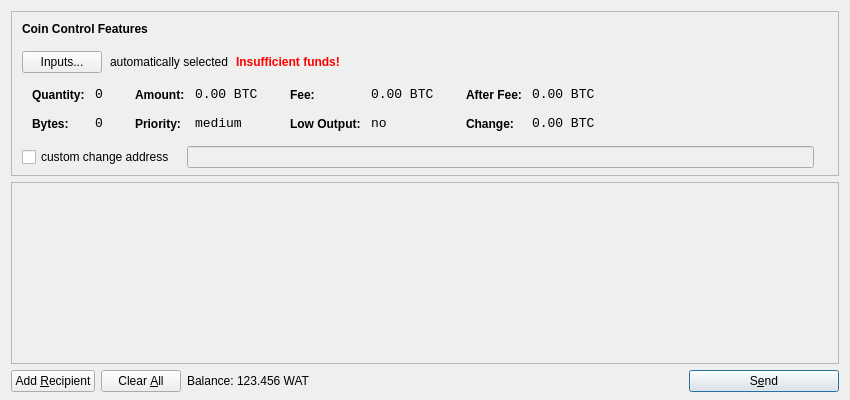
<?xml version="1.0" encoding="UTF-8"?>
<ui version="4.0">
 <class>SendCoinsDialog</class>
 <widget class="QDialog" name="SendCoinsDialog">
  <property name="geometry">
   <rect>
    <x>0</x>
    <y>0</y>
    <width>850</width>
    <height>400</height>
   </rect>
  </property>
  <property name="windowTitle">
   <string>Send Coins</string>
  </property>
  <layout class="QVBoxLayout" name="verticalLayout" stretch="0,1,0">
   <property name="bottomMargin">
    <number>8</number>
   </property>
   <item>
    <widget class="QFrame" name="frameCoinControl">
     <property name="sizePolicy">
      <sizepolicy hsizetype="Expanding" vsizetype="Expanding">
       <horstretch>0</horstretch>
       <verstretch>0</verstretch>
      </sizepolicy>
     </property>
     <property name="maximumSize">
      <size>
       <width>16777215</width>
       <height>16777215</height>
      </size>
     </property>
     <property name="frameShape">
      <enum>QFrame::StyledPanel</enum>
     </property>
     <property name="frameShadow">
      <enum>QFrame::Sunken</enum>
     </property>
     <layout class="QVBoxLayout" name="verticalLayoutCoinControl2">
      <property name="spacing">
       <number>-1</number>
      </property>
      <property name="leftMargin">
       <number>0</number>
      </property>
      <property name="topMargin">
       <number>0</number>
      </property>
      <property name="rightMargin">
       <number>0</number>
      </property>
      <property name="bottomMargin">
       <number>6</number>
      </property>
      <item>
       <layout class="QVBoxLayout" name="verticalLayoutCoinControl" stretch="0,0,0,0,1">
        <property name="spacing">
         <number>0</number>
        </property>
        <property name="leftMargin">
         <number>10</number>
        </property>
        <property name="topMargin">
         <number>10</number>
        </property>
        <item>
         <layout class="QHBoxLayout" name="horizontalLayoutCoinControl1">
          <property name="bottomMargin">
           <number>15</number>
          </property>
          <item>
           <widget class="QLabel" name="labelCoinControlFeatures">
            <property name="sizePolicy">
             <sizepolicy hsizetype="Preferred" vsizetype="Maximum">
              <horstretch>0</horstretch>
              <verstretch>0</verstretch>
             </sizepolicy>
            </property>
            <property name="font">
             <font>
              <weight>75</weight>
              <bold>true</bold>
             </font>
            </property>
            <property name="styleSheet">
             <string notr="true">font-weight:bold;</string>
            </property>
            <property name="text">
             <string>Coin Control Features</string>
            </property>
           </widget>
          </item>
         </layout>
        </item>
        <item>
         <layout class="QHBoxLayout" name="horizontalLayoutCoinControl2" stretch="0,0,0,0">
          <property name="spacing">
           <number>8</number>
          </property>
          <property name="bottomMargin">
           <number>10</number>
          </property>
          <item>
           <widget class="QPushButton" name="pushButtonCoinControl">
            <property name="styleSheet">
             <string notr="true"/>
            </property>
            <property name="text">
             <string>Inputs...</string>
            </property>
           </widget>
          </item>
          <item>
           <widget class="QLabel" name="labelCoinControlAutomaticallySelected">
            <property name="text">
             <string>automatically selected</string>
            </property>
            <property name="margin">
             <number>5</number>
            </property>
           </widget>
          </item>
          <item>
           <widget class="QLabel" name="labelCoinControlInsuffFunds">
            <property name="font">
             <font>
              <weight>75</weight>
              <bold>true</bold>
             </font>
            </property>
            <property name="styleSheet">
             <string notr="true">color:red;font-weight:bold;</string>
            </property>
            <property name="text">
             <string>Insufficient funds!</string>
            </property>
            <property name="margin">
             <number>5</number>
            </property>
           </widget>
          </item>
          <item>
           <spacer name="horizontalSpacerCoinControl">
            <property name="orientation">
             <enum>Qt::Horizontal</enum>
            </property>
            <property name="sizeHint" stdset="0">
             <size>
              <width>40</width>
              <height>1</height>
             </size>
            </property>
           </spacer>
          </item>
         </layout>
        </item>
        <item>
         <widget class="QWidget" name="widgetCoinControl" native="true">
          <property name="sizePolicy">
           <sizepolicy hsizetype="Preferred" vsizetype="Preferred">
            <horstretch>0</horstretch>
            <verstretch>0</verstretch>
           </sizepolicy>
          </property>
          <property name="minimumSize">
           <size>
            <width>0</width>
            <height>0</height>
           </size>
          </property>
          <property name="styleSheet">
           <string notr="true"/>
          </property>
          <layout class="QHBoxLayout" name="horizontalLayoutCoinControl5">
           <property name="margin">
            <number>0</number>
           </property>
           <item>
            <layout class="QHBoxLayout" name="horizontalLayoutCoinControl3" stretch="0,0,0,1">
             <property name="spacing">
              <number>20</number>
             </property>
             <property name="topMargin">
              <number>0</number>
             </property>
             <property name="bottomMargin">
              <number>10</number>
             </property>
             <item>
              <layout class="QFormLayout" name="formLayoutCoinControl1">
               <property name="horizontalSpacing">
                <number>10</number>
               </property>
               <property name="verticalSpacing">
                <number>14</number>
               </property>
               <property name="leftMargin">
                <number>10</number>
               </property>
               <property name="topMargin">
                <number>4</number>
               </property>
               <property name="rightMargin">
                <number>6</number>
               </property>
               <item row="0" column="0">
                <widget class="QLabel" name="labelCoinControlQuantityText">
                 <property name="styleSheet">
                  <string notr="true">font-weight:bold;</string>
                 </property>
                 <property name="text">
                  <string>Quantity:</string>
                 </property>
                 <property name="margin">
                  <number>0</number>
                 </property>
                </widget>
               </item>
               <item row="0" column="1">
                <widget class="QLabel" name="labelCoinControlQuantity">
                 <property name="font">
                  <font>
                   <family>Monospace</family>
                   <pointsize>10</pointsize>
                  </font>
                 </property>
                 <property name="cursor">
                  <cursorShape>IBeamCursor</cursorShape>
                 </property>
                 <property name="contextMenuPolicy">
                  <enum>Qt::ActionsContextMenu</enum>
                 </property>
                 <property name="text">
                  <string notr="true">0</string>
                 </property>
                 <property name="margin">
                  <number>0</number>
                 </property>
                 <property name="textInteractionFlags">
                  <set>Qt::LinksAccessibleByMouse|Qt::TextSelectableByKeyboard|Qt::TextSelectableByMouse</set>
                 </property>
                </widget>
               </item>
               <item row="1" column="0">
                <widget class="QLabel" name="labelCoinControlBytesText">
                 <property name="styleSheet">
                  <string notr="true">font-weight:bold;</string>
                 </property>
                 <property name="text">
                  <string>Bytes:</string>
                 </property>
                </widget>
               </item>
               <item row="1" column="1">
                <widget class="QLabel" name="labelCoinControlBytes">
                 <property name="font">
                  <font>
                   <family>Monospace</family>
                   <pointsize>10</pointsize>
                  </font>
                 </property>
                 <property name="cursor">
                  <cursorShape>IBeamCursor</cursorShape>
                 </property>
                 <property name="contextMenuPolicy">
                  <enum>Qt::ActionsContextMenu</enum>
                 </property>
                 <property name="text">
                  <string notr="true">0</string>
                 </property>
                 <property name="textInteractionFlags">
                  <set>Qt::LinksAccessibleByMouse|Qt::TextSelectableByKeyboard|Qt::TextSelectableByMouse</set>
                 </property>
                </widget>
               </item>
              </layout>
             </item>
             <item>
              <layout class="QFormLayout" name="formLayoutCoinControl2">
               <property name="horizontalSpacing">
                <number>10</number>
               </property>
               <property name="verticalSpacing">
                <number>14</number>
               </property>
               <property name="leftMargin">
                <number>6</number>
               </property>
               <property name="topMargin">
                <number>4</number>
               </property>
               <property name="rightMargin">
                <number>6</number>
               </property>
               <item row="0" column="0">
                <widget class="QLabel" name="labelCoinControlAmountText">
                 <property name="styleSheet">
                  <string notr="true">font-weight:bold;</string>
                 </property>
                 <property name="text">
                  <string>Amount:</string>
                 </property>
                 <property name="margin">
                  <number>0</number>
                 </property>
                </widget>
               </item>
               <item row="0" column="1">
                <widget class="QLabel" name="labelCoinControlAmount">
                 <property name="font">
                  <font>
                   <family>Monospace</family>
                   <pointsize>10</pointsize>
                  </font>
                 </property>
                 <property name="cursor">
                  <cursorShape>IBeamCursor</cursorShape>
                 </property>
                 <property name="contextMenuPolicy">
                  <enum>Qt::ActionsContextMenu</enum>
                 </property>
                 <property name="text">
                  <string notr="true">0.00 BTC</string>
                 </property>
                 <property name="textInteractionFlags">
                  <set>Qt::LinksAccessibleByMouse|Qt::TextSelectableByKeyboard|Qt::TextSelectableByMouse</set>
                 </property>
                </widget>
               </item>
               <item row="1" column="0">
                <widget class="QLabel" name="labelCoinControlPriorityText">
                 <property name="styleSheet">
                  <string notr="true">font-weight:bold;</string>
                 </property>
                 <property name="text">
                  <string>Priority:</string>
                 </property>
                </widget>
               </item>
               <item row="1" column="1">
                <widget class="QLabel" name="labelCoinControlPriority">
                 <property name="font">
                  <font>
                   <family>Monospace</family>
                   <pointsize>10</pointsize>
                  </font>
                 </property>
                 <property name="cursor">
                  <cursorShape>IBeamCursor</cursorShape>
                 </property>
                 <property name="contextMenuPolicy">
                  <enum>Qt::ActionsContextMenu</enum>
                 </property>
                 <property name="text">
                  <string>medium</string>
                 </property>
                 <property name="textInteractionFlags">
                  <set>Qt::LinksAccessibleByMouse|Qt::TextSelectableByKeyboard|Qt::TextSelectableByMouse</set>
                 </property>
                </widget>
               </item>
              </layout>
             </item>
             <item>
              <layout class="QFormLayout" name="formLayoutCoinControl3">
               <property name="horizontalSpacing">
                <number>10</number>
               </property>
               <property name="verticalSpacing">
                <number>14</number>
               </property>
               <property name="leftMargin">
                <number>6</number>
               </property>
               <property name="topMargin">
                <number>4</number>
               </property>
               <property name="rightMargin">
                <number>6</number>
               </property>
               <item row="0" column="0">
                <widget class="QLabel" name="labelCoinControlFeeText">
                 <property name="styleSheet">
                  <string notr="true">font-weight:bold;</string>
                 </property>
                 <property name="text">
                  <string>Fee:</string>
                 </property>
                 <property name="margin">
                  <number>0</number>
                 </property>
                </widget>
               </item>
               <item row="0" column="1">
                <widget class="QLabel" name="labelCoinControlFee">
                 <property name="font">
                  <font>
                   <family>Monospace</family>
                   <pointsize>10</pointsize>
                  </font>
                 </property>
                 <property name="cursor">
                  <cursorShape>IBeamCursor</cursorShape>
                 </property>
                 <property name="contextMenuPolicy">
                  <enum>Qt::ActionsContextMenu</enum>
                 </property>
                 <property name="text">
                  <string notr="true">0.00 BTC</string>
                 </property>
                 <property name="textInteractionFlags">
                  <set>Qt::LinksAccessibleByMouse|Qt::TextSelectableByKeyboard|Qt::TextSelectableByMouse</set>
                 </property>
                </widget>
               </item>
               <item row="1" column="0">
                <widget class="QLabel" name="labelCoinControlLowOutputText">
                 <property name="styleSheet">
                  <string notr="true">font-weight:bold;</string>
                 </property>
                 <property name="text">
                  <string>Low Output:</string>
                 </property>
                </widget>
               </item>
               <item row="1" column="1">
                <widget class="QLabel" name="labelCoinControlLowOutput">
                 <property name="font">
                  <font>
                   <family>Monospace</family>
                   <pointsize>10</pointsize>
                  </font>
                 </property>
                 <property name="cursor">
                  <cursorShape>IBeamCursor</cursorShape>
                 </property>
                 <property name="contextMenuPolicy">
                  <enum>Qt::ActionsContextMenu</enum>
                 </property>
                 <property name="text">
                  <string>no</string>
                 </property>
                 <property name="textInteractionFlags">
                  <set>Qt::LinksAccessibleByMouse|Qt::TextSelectableByKeyboard|Qt::TextSelectableByMouse</set>
                 </property>
                </widget>
               </item>
              </layout>
             </item>
             <item>
              <layout class="QFormLayout" name="formLayoutCoinControl4">
               <property name="horizontalSpacing">
                <number>10</number>
               </property>
               <property name="verticalSpacing">
                <number>14</number>
               </property>
               <property name="leftMargin">
                <number>6</number>
               </property>
               <property name="topMargin">
                <number>4</number>
               </property>
               <property name="rightMargin">
                <number>6</number>
               </property>
               <item row="0" column="0">
                <widget class="QLabel" name="labelCoinControlAfterFeeText">
                 <property name="styleSheet">
                  <string notr="true">font-weight:bold;</string>
                 </property>
                 <property name="text">
                  <string>After Fee:</string>
                 </property>
                 <property name="margin">
                  <number>0</number>
                 </property>
                </widget>
               </item>
               <item row="0" column="1">
                <widget class="QLabel" name="labelCoinControlAfterFee">
                 <property name="font">
                  <font>
                   <family>Monospace</family>
                   <pointsize>10</pointsize>
                  </font>
                 </property>
                 <property name="cursor">
                  <cursorShape>IBeamCursor</cursorShape>
                 </property>
                 <property name="contextMenuPolicy">
                  <enum>Qt::ActionsContextMenu</enum>
                 </property>
                 <property name="text">
                  <string notr="true">0.00 BTC</string>
                 </property>
                 <property name="textInteractionFlags">
                  <set>Qt::LinksAccessibleByMouse|Qt::TextSelectableByKeyboard|Qt::TextSelectableByMouse</set>
                 </property>
                </widget>
               </item>
               <item row="1" column="0">
                <widget class="QLabel" name="labelCoinControlChangeText">
                 <property name="styleSheet">
                  <string notr="true">font-weight:bold;</string>
                 </property>
                 <property name="text">
                  <string>Change:</string>
                 </property>
                </widget>
               </item>
               <item row="1" column="1">
                <widget class="QLabel" name="labelCoinControlChange">
                 <property name="font">
                  <font>
                   <family>Monospace</family>
                   <pointsize>10</pointsize>
                  </font>
                 </property>
                 <property name="cursor">
                  <cursorShape>IBeamCursor</cursorShape>
                 </property>
                 <property name="contextMenuPolicy">
                  <enum>Qt::ActionsContextMenu</enum>
                 </property>
                 <property name="text">
                  <string notr="true">0.00 BTC</string>
                 </property>
                 <property name="textInteractionFlags">
                  <set>Qt::LinksAccessibleByMouse|Qt::TextSelectableByKeyboard|Qt::TextSelectableByMouse</set>
                 </property>
                </widget>
               </item>
              </layout>
             </item>
            </layout>
           </item>
          </layout>
         </widget>
        </item>
        <item>
         <layout class="QHBoxLayout" name="horizontalLayoutCoinControl4" stretch="0,0,0">
          <property name="spacing">
           <number>12</number>
          </property>
          <property name="sizeConstraint">
           <enum>QLayout::SetDefaultConstraint</enum>
          </property>
          <property name="topMargin">
           <number>5</number>
          </property>
          <property name="rightMargin">
           <number>5</number>
          </property>
          <item>
           <widget class="QCheckBox" name="checkBoxCoinControlChange">
            <property name="text">
             <string>custom change address</string>
            </property>
           </widget>
          </item>
          <item>
           <widget class="QLineEdit" name="lineEditCoinControlChange">
            <property name="enabled">
             <bool>false</bool>
            </property>
            <property name="sizePolicy">
             <sizepolicy hsizetype="Expanding" vsizetype="Fixed">
              <horstretch>0</horstretch>
              <verstretch>0</verstretch>
             </sizepolicy>
            </property>
           </widget>
          </item>
          <item>
           <widget class="QLabel" name="labelCoinControlChangeLabel">
            <property name="sizePolicy">
             <sizepolicy hsizetype="Preferred" vsizetype="Expanding">
              <horstretch>0</horstretch>
              <verstretch>0</verstretch>
             </sizepolicy>
            </property>
            <property name="minimumSize">
             <size>
              <width>0</width>
              <height>0</height>
             </size>
            </property>
            <property name="text">
             <string/>
            </property>
            <property name="margin">
             <number>3</number>
            </property>
           </widget>
          </item>
         </layout>
        </item>
        <item>
         <spacer name="verticalSpacerCoinControl">
          <property name="orientation">
           <enum>Qt::Vertical</enum>
          </property>
          <property name="sizeHint" stdset="0">
           <size>
            <width>800</width>
            <height>1</height>
           </size>
          </property>
         </spacer>
        </item>
       </layout>
      </item>
     </layout>
    </widget>
   </item>
   <item>
    <widget class="QScrollArea" name="scrollArea">
     <property name="widgetResizable">
      <bool>true</bool>
     </property>
     <widget class="QWidget" name="scrollAreaWidgetContents">
      <property name="geometry">
       <rect>
        <x>0</x>
        <y>0</y>
        <width>830</width>
        <height>165</height>
       </rect>
      </property>
      <layout class="QVBoxLayout" name="verticalLayout_2">
       <property name="margin">
        <number>0</number>
       </property>
       <item>
        <layout class="QVBoxLayout" name="entries">
         <property name="spacing">
          <number>6</number>
         </property>
        </layout>
       </item>
       <item>
        <spacer name="verticalSpacer">
         <property name="orientation">
          <enum>Qt::Vertical</enum>
         </property>
         <property name="sizeHint" stdset="0">
          <size>
           <width>20</width>
           <height>40</height>
          </size>
         </property>
        </spacer>
       </item>
      </layout>
     </widget>
    </widget>
   </item>
   <item>
    <layout class="QHBoxLayout" name="horizontalLayout">
     <item>
      <widget class="QPushButton" name="addButton">
       <property name="toolTip">
        <string>Send to multiple recipients at once</string>
       </property>
       <property name="text">
        <string>Add &amp;Recipient</string>
       </property>
       <property name="icon">
        <iconset resource="../bitcoin.qrc">
         <normaloff>:/icons/add</normaloff>:/icons/add</iconset>
       </property>
       <property name="autoDefault">
        <bool>false</bool>
       </property>
      </widget>
     </item>
     <item>
      <widget class="QPushButton" name="clearButton">
       <property name="sizePolicy">
        <sizepolicy hsizetype="Minimum" vsizetype="Fixed">
         <horstretch>0</horstretch>
         <verstretch>0</verstretch>
        </sizepolicy>
       </property>
       <property name="toolTip">
        <string>Remove all transaction fields</string>
       </property>
       <property name="text">
        <string>Clear &amp;All</string>
       </property>
       <property name="icon">
        <iconset resource="../bitcoin.qrc">
         <normaloff>:/icons/remove</normaloff>:/icons/remove</iconset>
       </property>
       <property name="autoRepeatDelay">
        <number>300</number>
       </property>
       <property name="autoDefault">
        <bool>false</bool>
       </property>
      </widget>
     </item>
     <item>
      <layout class="QHBoxLayout" name="horizontalLayout_2">
       <property name="spacing">
        <number>3</number>
       </property>
       <item>
        <widget class="QLabel" name="label">
         <property name="text">
          <string>Balance:</string>
         </property>
        </widget>
       </item>
       <item>
        <widget class="QLabel" name="labelBalance">
         <property name="cursor">
          <cursorShape>IBeamCursor</cursorShape>
         </property>
         <property name="text">
          <string>123.456 WAT</string>
         </property>
         <property name="textInteractionFlags">
          <set>Qt::LinksAccessibleByMouse|Qt::TextSelectableByKeyboard|Qt::TextSelectableByMouse</set>
         </property>
        </widget>
       </item>
      </layout>
     </item>
     <item>
      <spacer name="horizontalSpacer">
       <property name="orientation">
        <enum>Qt::Horizontal</enum>
       </property>
       <property name="sizeHint" stdset="0">
        <size>
         <width>40</width>
         <height>20</height>
        </size>
       </property>
      </spacer>
     </item>
     <item>
      <widget class="QPushButton" name="sendButton">
       <property name="minimumSize">
        <size>
         <width>150</width>
         <height>0</height>
        </size>
       </property>
       <property name="toolTip">
        <string>Confirm the send action</string>
       </property>
       <property name="text">
        <string>S&amp;end</string>
       </property>
       <property name="icon">
        <iconset resource="../bitcoin.qrc">
         <normaloff>:/icons/send</normaloff>:/icons/send</iconset>
       </property>
       <property name="default">
        <bool>true</bool>
       </property>
      </widget>
     </item>
    </layout>
   </item>
  </layout>
 </widget>
 <resources>
  <include location="../bitcoin.qrc"/>
 </resources>
 <connections/>
</ui>
